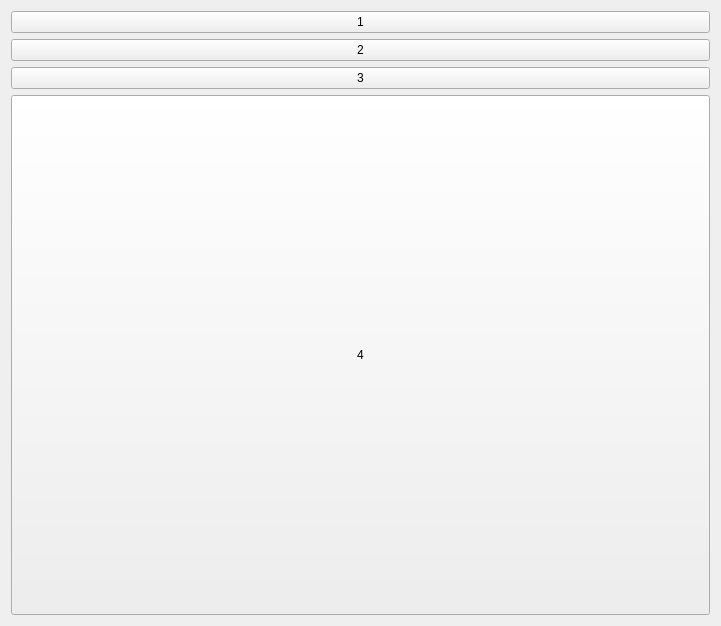
<?xml version="1.0" encoding="UTF-8"?>
<ui version="4.0">
 <class>Form</class>
 <widget class="QWidget" name="Form">
  <property name="geometry">
   <rect>
    <x>0</x>
    <y>0</y>
    <width>721</width>
    <height>626</height>
   </rect>
  </property>
  <property name="windowTitle">
   <string>Form</string>
  </property>
  <layout class="QGridLayout" name="gridLayout">
   <item row="3" column="0">
    <widget class="QPushButton" name="pushButton">
     <property name="sizePolicy">
      <sizepolicy hsizetype="Expanding" vsizetype="Expanding">
       <horstretch>0</horstretch>
       <verstretch>0</verstretch>
      </sizepolicy>
     </property>
     <property name="text">
      <string>4</string>
     </property>
    </widget>
   </item>
   <item row="0" column="0">
    <widget class="QPushButton" name="pushButton_2">
     <property name="text">
      <string>1</string>
     </property>
    </widget>
   </item>
   <item row="1" column="0">
    <widget class="QPushButton" name="pushButton_3">
     <property name="text">
      <string>2</string>
     </property>
    </widget>
   </item>
   <item row="2" column="0">
    <widget class="QPushButton" name="pushButton_4">
     <property name="text">
      <string>3</string>
     </property>
    </widget>
   </item>
  </layout>
 </widget>
 <resources/>
 <connections/>
</ui>
